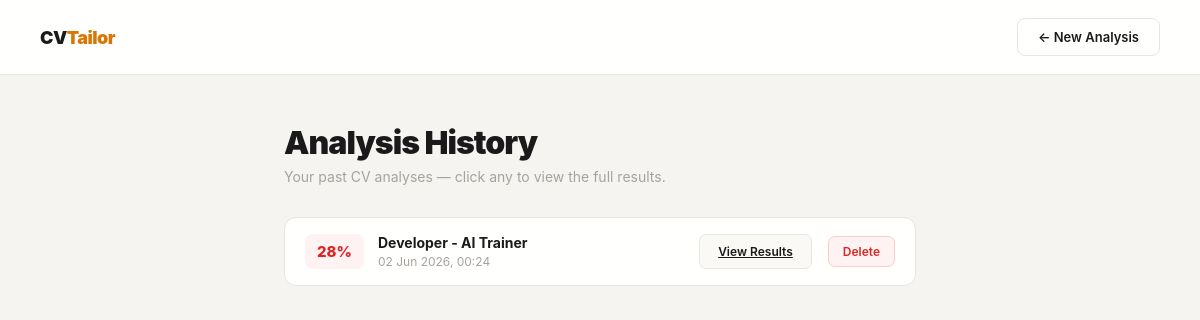
The page /history (signed in) on the database its author committed.
### app.py (models this page shows)
class Analysis(db.Model):
    id = db.Column(db.Integer, primary_key=True)
    job_title = db.Column(db.String(200))
    match_score = db.Column(db.String(10))
    result = db.Column(db.Text)
    created_at = db.Column(db.DateTime, default=datetime.utcnow)
    user_id = db.Column(db.Integer, db.ForeignKey('user.id'), nullable=False)

### app.py (the view)
@app.route('/history')
@login_required
def history():
    analyses = Analysis.query.filter_by(user_id=current_user.id).order_by(Analysis.created_at.desc()).all()
    return render_template('history.html', analyses=analyses)

### app.py (called while the page is built)
@login_manager.user_loader
def load_user(user_id):
    try:
        return db.session.get(User, int(user_id))
    except Exception:
        return None

### templates/history.html (shortened to what this page needs)
<!DOCTYPE html>
<html lang="en">
<head>
    <link rel="stylesheet" href="/static/style.css">
</head>
<body>
<div class="nav">
    <div class="nav-logo">CV<span>Tailor</span></div>
    <div style="display:flex;gap:10px;align-items:center;">
        <a href="/" class="back-btn" style="margin:0">← New Analysis</a>
    </div>
</div>
<div class="container">
    <div style="margin-bottom:32px;">
        <h1 class="result-title">Analysis History</h1>
        <p class="result-sub">Your past CV analyses — click any to view the full results.</p>
    </div>
    {% if analyses %}
        <div class="items-list">
            {% for a in analyses %}
            <div class="history-card">
                <div class="history-left">
                    <div class="history-score {% if a.match_score|replace('%','')|int >= 70 %}score-high{% elif a.match_score|replace('%','')|int >= 40 %}score-mid{% else %}score-low{% endif %}">
                        {{ a.match_score }}
                    </div>
                    <div>
                        <div class="history-title">{{ a.job_title }}</div>
                        <div class="history-date">{{ a.created_at.strftime('%d %b %Y, %H:%M') }}</div>
                    </div>
                </div>
                <div class="history-actions">
                    <a href="/history/{{ a.id }}" class="copy-btn">View Results</a>
                    <form method="POST" action="/history/{{ a.id }}/delete" style="display:inline;">
                        <button type="submit" class="delete-btn" onclick="return confirm('Delete this analysis?')">Delete</button>
                    </form>
                </div>
            </div>
            {% endfor %}
        </div>
    {% endif %}
</div>
</body>
</html>

### static/style.css (style rules this page uses)
* { margin: 0; padding: 0; box-sizing: border-box; }
body { font-family: -apple-system, 'Segoe UI', Arial, sans-serif; background: #f5f4f0; color: #1a1a1a; }
.nav { display: flex; align-items: center; justify-content: space-between; padding: 18px 40px; background: #fffffe; border-bottom: 1px solid #e8e6e0; position: sticky; top: 0; z-index: 100; }
.nav-logo { font-size: 18px; font-weight: 900; color: #1a1a1a; letter-spacing: -0.03em; }
.nav-logo span { color: #d97706; }
.container { max-width: 680px; margin: 0 auto; padding: 48px 24px 80px; }
.result-title { font-size: 32px; font-weight: 900; color: #1a1a1a; letter-spacing: -0.03em; margin-bottom: 6px; }
.result-sub { color: #a8a29e; font-size: 14px; margin-bottom: 28px; }
.items-list { display: flex; flex-direction: column; gap: 8px; }
.copy-btn { background: #faf9f6; color: #1a1a1a; border: 1px solid #e8e6e0; padding: 9px 18px; border-radius: 7px; font-size: 12px; font-weight: 600; cursor: pointer; transition: background 0.15s; margin-right: 8px; font-family: inherit; }
.back-btn { display: inline-block; margin-top: 20px; background: #fffffe; color: #1a1a1a; border: 1px solid #e8e6e0; padding: 10px 20px; border-radius: 8px; text-decoration: none; font-size: 13px; font-weight: 600; transition: background 0.15s; }
.history-card { background: #fffffe; border: 1px solid #e8e6e0; border-radius: 12px; padding: 16px 20px; display: flex; align-items: center; justify-content: space-between; margin-bottom: 8px; transition: border-color 0.15s; }
.history-left { display: flex; align-items: center; gap: 14px; }
.history-score { font-size: 15px; font-weight: 800; padding: 8px 12px; border-radius: 8px; min-width: 52px; text-align: center; }
.score-low { background: #fef2f2; color: #dc2626; }
.history-title { font-size: 14px; font-weight: 700; color: #1a1a1a; margin-bottom: 3px; }
.history-date { font-size: 12px; color: #a8a29e; }
.history-actions { display: flex; gap: 8px; align-items: center; }
.delete-btn { background: #fef2f2; color: #dc2626; border: 1px solid #fecaca; padding: 7px 14px; border-radius: 7px; font-size: 12px; font-weight: 600; cursor: pointer; font-family: inherit; transition: background 0.15s; }

### rows shown on the page
Analysis: match_score "28%", job_title "Developer - AI Trainer", created_at "02 Jun 2026, 00:24"
